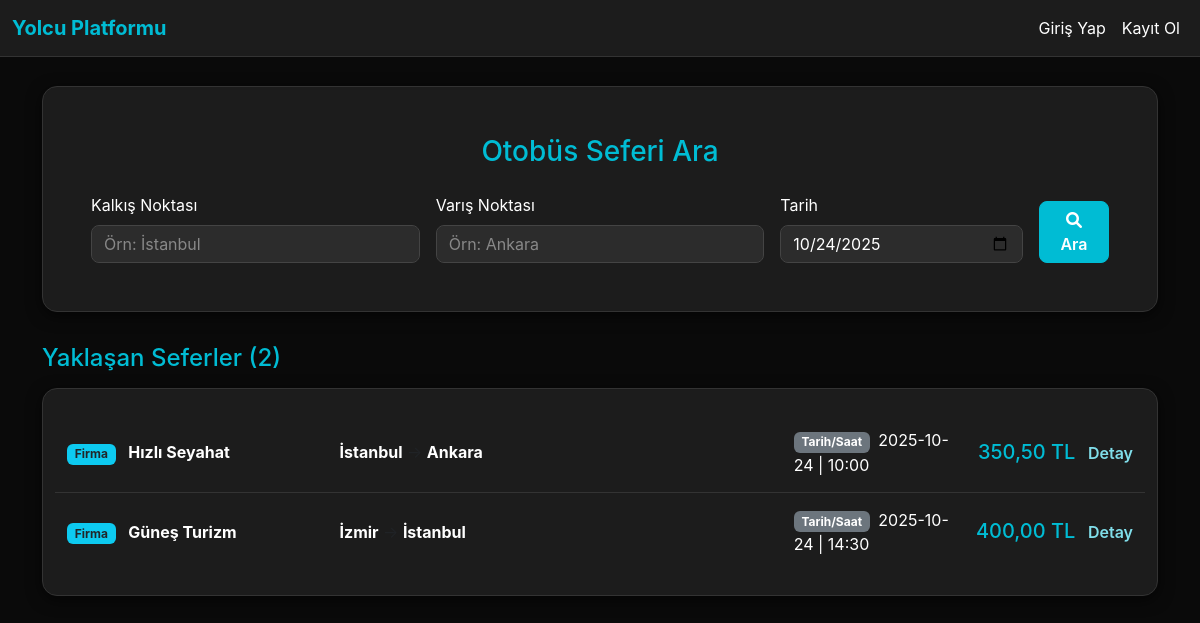
The page / on the database its author committed.
### tables this page shows
CREATE TABLE trips (
            id INTEGER PRIMARY KEY AUTOINCREMENT,
            firm_id INTEGER NOT NULL,
            departure TEXT NOT NULL,
            arrival TEXT NOT NULL,
            date DATE NOT NULL,
            time TIME NOT NULL,
            price REAL NOT NULL,
            seat_count INTEGER DEFAULT 45, -- Otobüs koltuk kapasitesi (2+1 düzen için 45)
            FOREIGN KEY (firm_id) REFERENCES firms(id)
        );

CREATE TABLE firms (
            id INTEGER PRIMARY KEY AUTOINCREMENT,
            name TEXT NOT NULL UNIQUE
        );

### index.php (the view, shortened to what this page needs)
<?php
require_once "db.php";
$default_date = date('Y-m-d');
$departure = filter_input(INPUT_GET, 'departure', FILTER_SANITIZE_SPECIAL_CHARS);
$arrival = filter_input(INPUT_GET, 'arrival', FILTER_SANITIZE_SPECIAL_CHARS);
$date_input = filter_input(INPUT_GET, 'date', FILTER_SANITIZE_SPECIAL_CHARS);
$trips = [];
$search_performed = false;
try {
    $sql = "
        SELECT
            t.*,
            f.name AS firm_name
        FROM trips t
        JOIN firms f ON t.firm_id = f.id
        WHERE 1=1
    ";
    $params = [];
    if (!empty($date_input)) {
        $sql .= " AND t.date = :date_input";
        $params[':date_input'] = $date_input;
    } else {
        $sql .= " AND t.date >= DATE('now')";
    }
    $sql .= " ORDER BY t.date ASC, t.time ASC";
    $st = $db->prepare($sql);
    $st->execute($params);
    $trips = $st->fetchAll(PDO::FETCH_ASSOC);
} catch (PDOException $e) {
    $error = "Sefer aramasında veya listelemede bir hata oluştu: " . $e->getMessage();
}
?>
<!DOCTYPE html>
<html lang="tr">
<head>
<link href="https://cdn.jsdelivr.net/npm/bootstrap@5.3.0/dist/css/bootstrap.min.css" rel="stylesheet">
<link rel="stylesheet" href="https://cdnjs.cloudflare.com/ajax/libs/font-awesome/6.0.0-beta3/css/all.min.css">
</head>
<body>
<nav class="navbar navbar-expand-lg navbar-dark fixed-top">
    <div class="container-fluid">
        <a class="navbar-brand" href="index.php" style="color: var(--primary) !important; font-weight: bold;">Yolcu Platformu</a>
        <div class="collapse navbar-collapse" id="navbarNav">
            <ul class="navbar-nav ms-auto">
                <?php if (isset($_SESSION['user'])): ?>
                    <?php
                        if ($_SESSION['user']['role'] !== 'user'): ?>
                            <li class="nav-item"><a class="nav-link" href="<?php echo ($_SESSION['user']['role'] === 'admin' ? 'admin.php' : 'company_admin.php'); ?>">Panel</a></li>
                    <?php endif; ?>
                    <li class="nav-item"><a class="nav-link" href="account.php">Hesabım</a></li>
                    <li class="nav-item"><a class="nav-link" href="logout.php">Çıkış Yap</a></li>
                <?php else: ?>
                    <li class="nav-item"><a class="nav-link" href="login.php">Giriş Yap</a></li>
                    <li class="nav-item"><a class="nav-link" href="register.php">Kayıt Ol</a></li>
                <?php endif; ?>
            </ul>
        </div>
    </div>
</nav>
<div class="container">
    <div class="search-card p-4 p-md-5">
        <h1 class="h3 mb-4 text-center" style="color: var(--primary);">Otobüs Seferi Ara</h1>
        <form method="get" class="row g-3">
            <div class="col-md-4">
                <label for="departure" class="form-label">Kalkış Noktası</label>
                <input type="text" name="departure" id="departure" class="form-control" value="<?php echo htmlspecialchars($departure ?? ''); ?>" placeholder="Örn: İstanbul">
            </div>
            <div class="col-md-4">
                <label for="arrival" class="form-label">Varış Noktası</label>
                <input type="text" name="arrival" id="arrival" class="form-control" value="<?php echo htmlspecialchars($arrival ?? ''); ?>" placeholder="Örn: Ankara">
            </div>
            <div class="col-md-3">
                <label for="date" class="form-label">Tarih</label>
                <input type="date" name="date" id="date" class="form-control" value="<?php echo htmlspecialchars($date_input ?? $default_date); ?>">
            </div>
            <div class="col-md-1 d-flex align-items-end">
                <button type="submit" class="btn btn-primary w-100"><i class="fas fa-search"></i> Ara</button>
            </div>
        </form>
    </div>
    <h2 class="h4 mb-3" style="color: var(--primary);">
        <?php
            if ($search_performed) {
                echo 'Arama Sonuçları';
            } else {
                echo 'Yaklaşan Seferler';
            }
        ?>
        (<?php echo count($trips); ?>)
    </h2>
    <div class="trip-card p-4">
        <?php if (empty($trips)): ?>
            <div class="alert alert-warning text-center m-0">Kriterlerinize uygun sefer bulunamadı veya hiç sefer mevcut değil.</div>
        <?php else: ?>
            <?php foreach ($trips as $trip): ?>
                <div class="row trip-item align-items-center">
                    <div class="col-lg-3 col-md-6 mb-2 mb-md-0">
                        <span class="badge bg-info text-dark me-2">Firma</span>
                        <strong><?php echo htmlspecialchars($trip['firm_name']); ?></strong>
                    </div>
                    <div class="col-lg-5 col-md-6 mb-2 mb-md-0">
                        <strong><?php echo htmlspecialchars($trip['departure']); ?></strong>
                        <span class="text-muted">→</span>
                        <strong><?php echo htmlspecialchars($trip['arrival']); ?></strong>
                    </div>
                    <div class="col-lg-2 col-md-6 mb-2 mb-lg-0">
                        <span class="badge bg-secondary me-1">Tarih/Saat</span>
                        <?php echo htmlspecialchars($trip['date']); ?> | <?php echo htmlspecialchars(date('H:i', strtotime($trip['time']))); ?>
                    </div>
                    <div class="col-lg-2 col-md-6 text-lg-end text-start">
                        <span class="h5 me-2" style="color: var(--primary);"><?php echo number_format((float)$trip['price'], 2, ',', '.'); ?> TL</span>
                        <a href="details.php?id=<?php echo (int)$trip['id']; ?>" class="detail-link">Detay</a>
                    </div>
                </div>
            <?php endforeach; ?>
        <?php endif; ?>
    </div>
</div>
</body>
</html>

### index.php (style rules this page uses)
:root { --bg: #0a0a0a; --card: #1c1c1c; --text: #ffffff; --primary: #00bcd4; --link: #80deea; }
body { background-color: var(--bg); color: var(--text); font-family: 'Inter', sans-serif; padding-top: 56px; }
.navbar { background-color: var(--card) !important; border-bottom: 1px solid #333; }
.navbar-brand, .nav-link { color: var(--text) !important; transition: color 0.3s; }
.container { padding-top: 30px; padding-bottom: 30px; }
.search-card, .trip-card { background: var(--card); border: 1px solid #333; border-radius: 15px; box-shadow: 0 4px 15px rgba(0, 0, 0, 0.6); margin-bottom: 2rem; }
.form-control, .form-control:focus { background-color: #2c2c2c; border: 1px solid #444; color: var(--text); border-radius: 8px; box-shadow: none !important; }
.form-control::placeholder { color: #888; }
.btn-primary { background-color: var(--primary); border-color: var(--primary); transition: background-color 0.3s; font-weight: 600; border-radius: 8px; }
.trip-item { border-bottom: 1px solid #333; padding: 15px 0; transition: background-color 0.3s; }
.trip-item:last-child { border-bottom: none; }
.detail-link { color: var(--link); text-decoration: none; font-weight: 600; }

### rows shown on the page
trips: firm.name "Hızlı Seyahat", departure "İstanbul", arrival "Ankara", date "2025-10-24", time "10:00", price "350,50"
trips: firm.name "Güneş Turizm", departure "İzmir", arrival "İstanbul", date "2025-10-24", time "14:30", price "400,00"

### other values the page prints
count($trips) "2"
